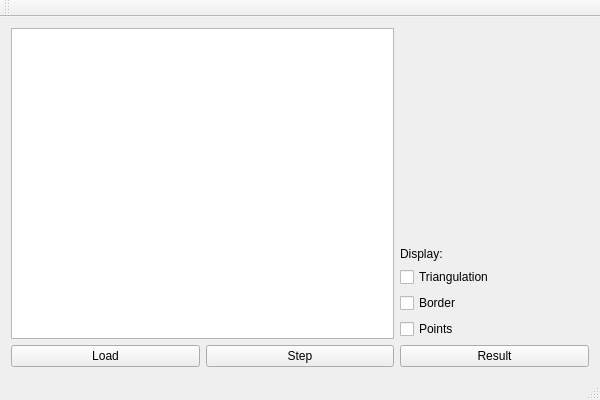
<?xml version="1.0" encoding="UTF-8"?>
<ui version="4.0">
 <class>MainWindow</class>
 <widget class="QMainWindow" name="MainWindow">
  <property name="geometry">
   <rect>
    <x>0</x>
    <y>0</y>
    <width>600</width>
    <height>400</height>
   </rect>
  </property>
  <property name="windowTitle">
   <string>Boissonnat</string>
  </property>
  <widget class="QWidget" name="centralWidget">
   <layout class="QGridLayout" name="gridLayout">
    <item row="0" column="0" rowspan="5" colspan="2">
     <widget class="QGraphicsView" name="graphicsView"/>
    </item>
    <item row="0" column="2">
     <spacer name="verticalSpacer">
      <property name="orientation">
       <enum>Qt::Vertical</enum>
      </property>
      <property name="sizeHint" stdset="0">
       <size>
        <width>20</width>
        <height>179</height>
       </size>
      </property>
     </spacer>
    </item>
    <item row="1" column="2">
     <widget class="QLabel" name="labelDisplay">
      <property name="text">
       <string>Display:</string>
      </property>
     </widget>
    </item>
    <item row="2" column="2">
     <widget class="QCheckBox" name="cbxTriangulation">
      <property name="text">
       <string>Triangulation</string>
      </property>
     </widget>
    </item>
    <item row="3" column="2">
     <widget class="QCheckBox" name="cbxBorder">
      <property name="text">
       <string>Border</string>
      </property>
     </widget>
    </item>
    <item row="4" column="2">
     <widget class="QCheckBox" name="cbxPoints">
      <property name="text">
       <string>Points</string>
      </property>
     </widget>
    </item>
    <item row="5" column="0">
     <widget class="QPushButton" name="buttonLoad">
      <property name="text">
       <string>Load</string>
      </property>
      <property name="flat">
       <bool>false</bool>
      </property>
     </widget>
    </item>
    <item row="5" column="1">
     <widget class="QPushButton" name="buttonStep">
      <property name="text">
       <string>Step</string>
      </property>
     </widget>
    </item>
    <item row="5" column="2">
     <widget class="QPushButton" name="buttonResult">
      <property name="text">
       <string>Result</string>
      </property>
     </widget>
    </item>
   </layout>
  </widget>
  <widget class="QMenuBar" name="menuBar">
   <property name="geometry">
    <rect>
     <x>0</x>
     <y>0</y>
     <width>600</width>
     <height>25</height>
    </rect>
   </property>
  </widget>
  <widget class="QToolBar" name="mainToolBar">
   <attribute name="toolBarArea">
    <enum>TopToolBarArea</enum>
   </attribute>
   <attribute name="toolBarBreak">
    <bool>false</bool>
   </attribute>
  </widget>
  <widget class="QStatusBar" name="statusBar"/>
 </widget>
 <layoutdefault spacing="6" margin="11"/>
 <resources/>
 <connections/>
</ui>
